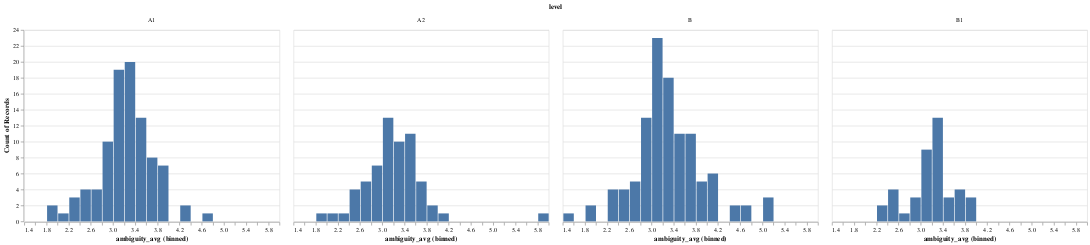

The code cell stored with this chart in its notebook:
### Markdown cell above
### Plot Distributions

We plot the ambiguity distribution by text difficulty level.

### Code cell
level_amb_df = pd.DataFrame(level_degree_ambig)
level_amb_df.head()
alt.Chart(level_amb_df).mark_bar().encode(x = alt.X('ambiguity_avg', bin = alt.Bin(maxbins = 30)), y = 'count()').facet('level')

### Figure 1 — Vega-Lite specification as saved in the notebook (floating-point values rounded to 4 significant figures; data arrays with more than 128 entries replaced by an {"elided": "..."} marker saying what was removed)
{"config": {"view": {"continuousWidth": 400, "continuousHeight": 300}}, "data": {"name": "data-027e704a06acf56bf8649009343713fd"}, "facet": {"type": "nominal", "field": "level"}, "spec": {"mark": "bar", "encoding": {"x": {"type": "quantitative", "bin": {"maxbins": 30}, "field": "ambiguity_avg"}, "y": {"type": "quantitative", "aggregate": "count"}}}, "$schema": "https://vega.github.io/schema/vega-lite/v4.8.1.json", "datasets": {"data-027e704a06acf56bf8649009343713fd": {"elided": "308 records"}}}
